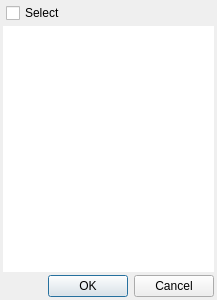
<?xml version="1.0" encoding="UTF-8"?>
<ui version="4.0">
 <class>DialogPageCreator</class>
 <widget class="QDialog" name="DialogPageCreator">
  <property name="geometry">
   <rect>
    <x>0</x>
    <y>0</y>
    <width>217</width>
    <height>300</height>
   </rect>
  </property>
  <property name="windowTitle">
   <string>Page Creator</string>
  </property>
  <layout class="QGridLayout" name="gridLayout_2">
   <property name="leftMargin">
    <number>3</number>
   </property>
   <property name="topMargin">
    <number>3</number>
   </property>
   <property name="rightMargin">
    <number>3</number>
   </property>
   <property name="bottomMargin">
    <number>3</number>
   </property>
   <property name="spacing">
    <number>3</number>
   </property>
   <item row="0" column="0">
    <layout class="QGridLayout" name="gridLayout">
     <property name="leftMargin">
      <number>3</number>
     </property>
     <item row="0" column="0">
      <widget class="QCheckBox" name="chkSelect">
       <property name="text">
        <string>Select</string>
       </property>
      </widget>
     </item>
     <item row="0" column="1">
      <spacer name="horizontalSpacer">
       <property name="orientation">
        <enum>Qt::Horizontal</enum>
       </property>
       <property name="sizeHint" stdset="0">
        <size>
         <width>40</width>
         <height>20</height>
        </size>
       </property>
      </spacer>
     </item>
    </layout>
   </item>
   <item row="1" column="0">
    <widget class="QListView" name="listView">
     <property name="frameShape">
      <enum>QFrame::NoFrame</enum>
     </property>
    </widget>
   </item>
   <item row="2" column="0">
    <widget class="QDialogButtonBox" name="buttonBox">
     <property name="orientation">
      <enum>Qt::Horizontal</enum>
     </property>
     <property name="standardButtons">
      <set>QDialogButtonBox::Cancel|QDialogButtonBox::Ok</set>
     </property>
    </widget>
   </item>
  </layout>
 </widget>
 <resources/>
 <connections>
  <connection>
   <sender>buttonBox</sender>
   <signal>accepted()</signal>
   <receiver>DialogPageCreator</receiver>
   <slot>accept()</slot>
   <hints>
    <hint type="sourcelabel">
     <x>248</x>
     <y>254</y>
    </hint>
    <hint type="destinationlabel">
     <x>157</x>
     <y>274</y>
    </hint>
   </hints>
  </connection>
  <connection>
   <sender>buttonBox</sender>
   <signal>rejected()</signal>
   <receiver>DialogPageCreator</receiver>
   <slot>reject()</slot>
   <hints>
    <hint type="sourcelabel">
     <x>316</x>
     <y>260</y>
    </hint>
    <hint type="destinationlabel">
     <x>286</x>
     <y>274</y>
    </hint>
   </hints>
  </connection>
 </connections>
</ui>
